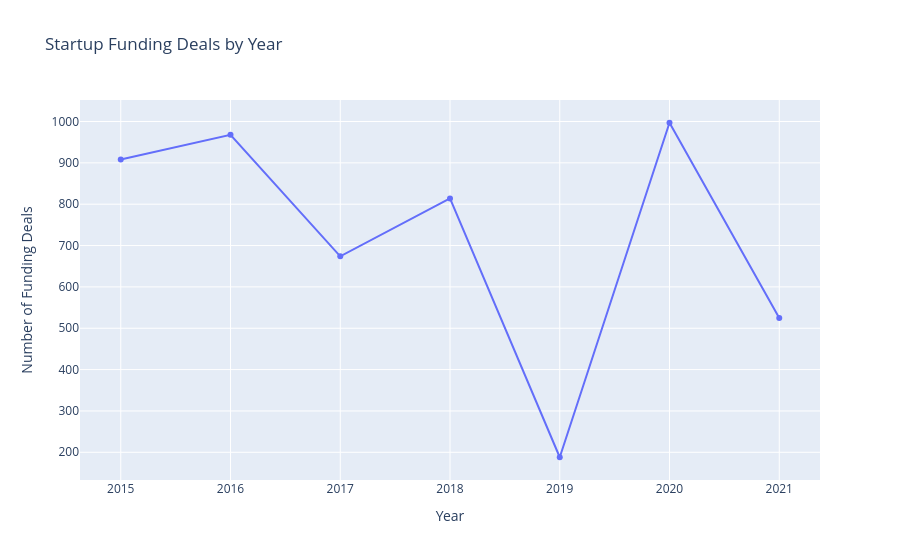

Notebook code for this chart:
### Code cell
fig = px.line(
    yearly_funding,
    x="year",
    y="total_deals",
    markers=True,
    title="Startup Funding Deals by Year"
)

fig.update_layout(
    xaxis_title="Year",
    yaxis_title="Number of Funding Deals",
    hovermode="x unified"
)

fig.show()

### Figure 1 — Plotly figure (JSON) as saved in the notebook; plotly's stock layout.template omitted (floating-point values rounded to 4 significant figures)
{"data": [{"hovertemplate": "year=%{x}<br>total_deals=%{y}<extra></extra>", "legendgroup": "", "line": {"color": "#636efa", "dash": "solid"}, "marker": {"symbol": "circle"}, "mode": "lines+markers", "name": "", "orientation": "v", "showlegend": false, "type": "scatter", "x": [2015, 2016, 2017, 2018, 2019, 2020, 2021], "xaxis": "x", "y": [908, 968, 674, 814, 188, 997, 525], "yaxis": "y"}], "layout": {"hovermode": "x unified", "legend": {"tracegroupgap": 0}, "title": {"text": "Startup Funding Deals by Year"}, "xaxis": {"anchor": "y", "domain": [0, 1], "title": {"text": "Year"}}, "yaxis": {"anchor": "x", "domain": [0, 1], "title": {"text": "Number of Funding Deals"}}}}
